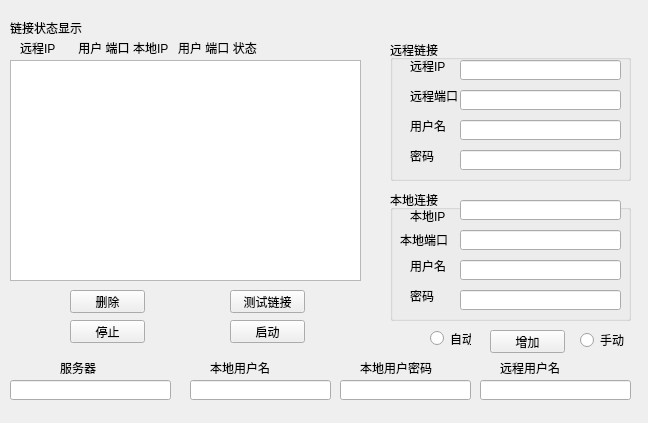
<?xml version="1.0" encoding="UTF-8"?>
<ui version="4.0">
 <class>Form</class>
 <widget class="QWidget" name="Form">
  <property name="geometry">
   <rect>
    <x>0</x>
    <y>0</y>
    <width>648</width>
    <height>423</height>
   </rect>
  </property>
  <property name="windowTitle">
   <string>Form</string>
  </property>
  <widget class="QListView" name="listView">
   <property name="geometry">
    <rect>
     <x>10</x>
     <y>60</y>
     <width>351</width>
     <height>221</height>
    </rect>
   </property>
  </widget>
  <widget class="QPushButton" name="pushButtonDelete">
   <property name="geometry">
    <rect>
     <x>70</x>
     <y>290</y>
     <width>75</width>
     <height>23</height>
    </rect>
   </property>
   <property name="text">
    <string>删除</string>
   </property>
  </widget>
  <widget class="QPushButton" name="pushButtonAdd">
   <property name="geometry">
    <rect>
     <x>490</x>
     <y>330</y>
     <width>75</width>
     <height>23</height>
    </rect>
   </property>
   <property name="text">
    <string>增加</string>
   </property>
  </widget>
  <widget class="QPushButton" name="pushButtonStop">
   <property name="geometry">
    <rect>
     <x>70</x>
     <y>320</y>
     <width>75</width>
     <height>23</height>
    </rect>
   </property>
   <property name="text">
    <string>停止</string>
   </property>
  </widget>
  <widget class="QPushButton" name="pushButtonStart">
   <property name="geometry">
    <rect>
     <x>230</x>
     <y>320</y>
     <width>75</width>
     <height>23</height>
    </rect>
   </property>
   <property name="text">
    <string>启动</string>
   </property>
  </widget>
  <widget class="QLabel" name="label_6">
   <property name="geometry">
    <rect>
     <x>60</x>
     <y>360</y>
     <width>51</width>
     <height>16</height>
    </rect>
   </property>
   <property name="text">
    <string>服务器</string>
   </property>
  </widget>
  <widget class="QLabel" name="label_7">
   <property name="geometry">
    <rect>
     <x>10</x>
     <y>20</y>
     <width>81</width>
     <height>16</height>
    </rect>
   </property>
   <property name="text">
    <string>链接状态显示</string>
   </property>
  </widget>
  <widget class="QPushButton" name="pushButtonTest">
   <property name="geometry">
    <rect>
     <x>230</x>
     <y>290</y>
     <width>75</width>
     <height>23</height>
    </rect>
   </property>
   <property name="text">
    <string>测试链接</string>
   </property>
  </widget>
  <widget class="QGroupBox" name="groupBox">
   <property name="geometry">
    <rect>
     <x>390</x>
     <y>40</y>
     <width>241</width>
     <height>141</height>
    </rect>
   </property>
   <property name="title">
    <string>远程链接</string>
   </property>
   <widget class="QLabel" name="label_5">
    <property name="geometry">
     <rect>
      <x>20</x>
      <y>110</y>
      <width>54</width>
      <height>12</height>
     </rect>
    </property>
    <property name="text">
     <string>密码</string>
    </property>
   </widget>
   <widget class="QLabel" name="label_4">
    <property name="geometry">
     <rect>
      <x>20</x>
      <y>80</y>
      <width>54</width>
      <height>12</height>
     </rect>
    </property>
    <property name="text">
     <string>用户名</string>
    </property>
   </widget>
   <widget class="QLabel" name="label_2">
    <property name="geometry">
     <rect>
      <x>20</x>
      <y>50</y>
      <width>54</width>
      <height>12</height>
     </rect>
    </property>
    <property name="text">
     <string>远程端口</string>
    </property>
   </widget>
   <widget class="QLabel" name="label">
    <property name="geometry">
     <rect>
      <x>20</x>
      <y>20</y>
      <width>54</width>
      <height>12</height>
     </rect>
    </property>
    <property name="text">
     <string>远程IP</string>
    </property>
   </widget>
   <widget class="QLineEdit" name="lineEditSeverIP">
    <property name="geometry">
     <rect>
      <x>70</x>
      <y>20</y>
      <width>161</width>
      <height>20</height>
     </rect>
    </property>
   </widget>
   <widget class="QLineEdit" name="lineEditSeverPort">
    <property name="geometry">
     <rect>
      <x>70</x>
      <y>50</y>
      <width>161</width>
      <height>20</height>
     </rect>
    </property>
   </widget>
   <widget class="QLineEdit" name="lineEditSeverUser">
    <property name="geometry">
     <rect>
      <x>70</x>
      <y>80</y>
      <width>161</width>
      <height>20</height>
     </rect>
    </property>
   </widget>
   <widget class="QLineEdit" name="lineEditSeverPassword">
    <property name="geometry">
     <rect>
      <x>70</x>
      <y>110</y>
      <width>161</width>
      <height>20</height>
     </rect>
    </property>
   </widget>
  </widget>
  <widget class="QGroupBox" name="groupBox_2">
   <property name="geometry">
    <rect>
     <x>390</x>
     <y>190</y>
     <width>241</width>
     <height>131</height>
    </rect>
   </property>
   <property name="title">
    <string>本地连接</string>
   </property>
   <widget class="QLabel" name="label_9">
    <property name="geometry">
     <rect>
      <x>20</x>
      <y>20</y>
      <width>54</width>
      <height>12</height>
     </rect>
    </property>
    <property name="text">
     <string>本地IP</string>
    </property>
   </widget>
   <widget class="QLabel" name="label_11">
    <property name="geometry">
     <rect>
      <x>20</x>
      <y>100</y>
      <width>54</width>
      <height>12</height>
     </rect>
    </property>
    <property name="text">
     <string>密码</string>
    </property>
   </widget>
   <widget class="QLabel" name="label_10">
    <property name="geometry">
     <rect>
      <x>20</x>
      <y>70</y>
      <width>54</width>
      <height>12</height>
     </rect>
    </property>
    <property name="text">
     <string>用户名</string>
    </property>
   </widget>
   <widget class="QLabel" name="label_3">
    <property name="geometry">
     <rect>
      <x>10</x>
      <y>40</y>
      <width>51</width>
      <height>20</height>
     </rect>
    </property>
    <property name="text">
     <string>本地端口</string>
    </property>
   </widget>
   <widget class="QLineEdit" name="lineEditClientrIP">
    <property name="geometry">
     <rect>
      <x>70</x>
      <y>10</y>
      <width>161</width>
      <height>20</height>
     </rect>
    </property>
   </widget>
   <widget class="QLineEdit" name="lineEditClientPort">
    <property name="geometry">
     <rect>
      <x>70</x>
      <y>40</y>
      <width>161</width>
      <height>20</height>
     </rect>
    </property>
   </widget>
   <widget class="QLineEdit" name="lineEditClientUser">
    <property name="geometry">
     <rect>
      <x>70</x>
      <y>70</y>
      <width>161</width>
      <height>20</height>
     </rect>
    </property>
   </widget>
   <widget class="QLineEdit" name="lineEditClientPassword">
    <property name="geometry">
     <rect>
      <x>70</x>
      <y>100</y>
      <width>161</width>
      <height>20</height>
     </rect>
    </property>
   </widget>
  </widget>
  <widget class="QLabel" name="label_12">
   <property name="geometry">
    <rect>
     <x>20</x>
     <y>40</y>
     <width>351</width>
     <height>16</height>
    </rect>
   </property>
   <property name="text">
    <string>远程IP       用户 端口 本地IP   用户 端口 状态</string>
   </property>
  </widget>
  <widget class="QLineEdit" name="LinkPassword">
   <property name="geometry">
    <rect>
     <x>340</x>
     <y>380</y>
     <width>131</width>
     <height>20</height>
    </rect>
   </property>
  </widget>
  <widget class="QLabel" name="label_8">
   <property name="geometry">
    <rect>
     <x>210</x>
     <y>360</y>
     <width>81</width>
     <height>16</height>
    </rect>
   </property>
   <property name="text">
    <string>本地用户名</string>
   </property>
  </widget>
  <widget class="QLabel" name="label_13">
   <property name="geometry">
    <rect>
     <x>360</x>
     <y>360</y>
     <width>81</width>
     <height>16</height>
    </rect>
   </property>
   <property name="text">
    <string>本地用户密码</string>
   </property>
  </widget>
  <widget class="QLabel" name="label_14">
   <property name="geometry">
    <rect>
     <x>500</x>
     <y>360</y>
     <width>81</width>
     <height>16</height>
    </rect>
   </property>
   <property name="text">
    <string>远程用户名</string>
   </property>
  </widget>
  <widget class="QRadioButton" name="radioButtonautomatic">
   <property name="geometry">
    <rect>
     <x>430</x>
     <y>330</y>
     <width>41</width>
     <height>17</height>
    </rect>
   </property>
   <property name="text">
    <string>自动</string>
   </property>
  </widget>
  <widget class="QRadioButton" name="radioButtonmanual">
   <property name="geometry">
    <rect>
     <x>580</x>
     <y>330</y>
     <width>51</width>
     <height>20</height>
    </rect>
   </property>
   <property name="text">
    <string>手动</string>
   </property>
  </widget>
  <widget class="QLineEdit" name="lineEditSever">
   <property name="geometry">
    <rect>
     <x>10</x>
     <y>380</y>
     <width>161</width>
     <height>20</height>
    </rect>
   </property>
  </widget>
  <widget class="QLineEdit" name="LinkUser">
   <property name="geometry">
    <rect>
     <x>190</x>
     <y>380</y>
     <width>141</width>
     <height>20</height>
    </rect>
   </property>
  </widget>
  <widget class="QLineEdit" name="LinkSeverUser">
   <property name="geometry">
    <rect>
     <x>480</x>
     <y>380</y>
     <width>151</width>
     <height>20</height>
    </rect>
   </property>
  </widget>
 </widget>
 <tabstops>
  <tabstop>lineEditSeverIP</tabstop>
  <tabstop>lineEditSeverPort</tabstop>
  <tabstop>lineEditSeverUser</tabstop>
  <tabstop>lineEditSeverPassword</tabstop>
  <tabstop>lineEditClientrIP</tabstop>
  <tabstop>lineEditClientPort</tabstop>
  <tabstop>lineEditClientUser</tabstop>
  <tabstop>lineEditClientPassword</tabstop>
  <tabstop>lineEditSever</tabstop>
  <tabstop>LinkUser</tabstop>
  <tabstop>LinkPassword</tabstop>
  <tabstop>LinkSeverUser</tabstop>
  <tabstop>radioButtonautomatic</tabstop>
  <tabstop>radioButtonmanual</tabstop>
  <tabstop>pushButtonAdd</tabstop>
  <tabstop>pushButtonDelete</tabstop>
  <tabstop>pushButtonTest</tabstop>
  <tabstop>pushButtonStop</tabstop>
  <tabstop>pushButtonStart</tabstop>
  <tabstop>listView</tabstop>
 </tabstops>
 <resources/>
 <connections/>
</ui>
